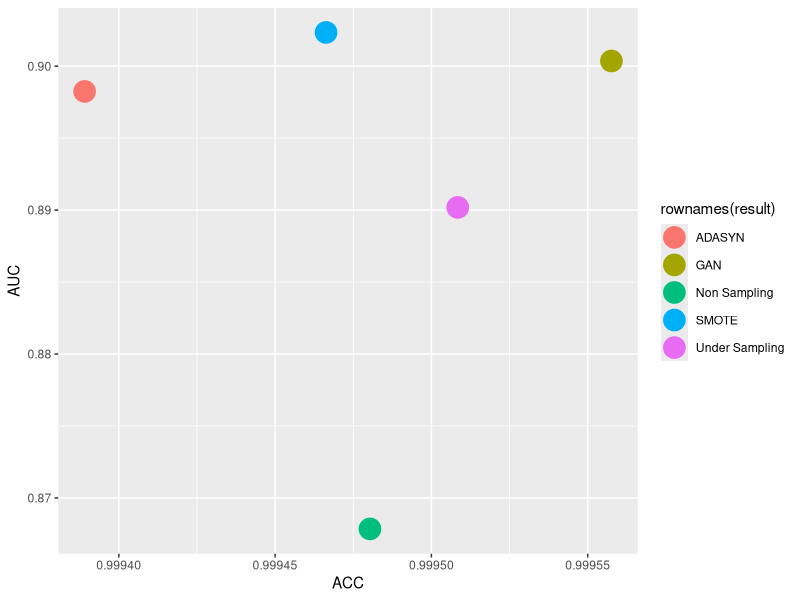

Write R code to recreate this figure.
## ---- chunk 1
result <- data.frame()
result = data.frame(c(0.9994803480263759,0.8678545237199384))
result$Under_Sampling = data.frame(c(0.9995084373222475,0.8901876266312907))
result$SMOTE = data.frame(c(0.9994663033784401,0.9023405417267101))
result$ADASYN = data.frame(c(0.9993890578147933,0.8982438459344533))
result$GAN = data.frame(c(0.999557596696722,0.9003572630796582))
colnames(result) <- c("Non Sampling","Under Sampling","SMOTE","ADASYN","GAN")
rownames(result) <- c("ACC","AUC")
#result$index <- c("ACC","AUC")
result  = data.frame(t(result))
result
## ---- chunk 2
library(ggplot2)
ggplot(data = result)+
  geom_point(mapping = aes(x = ACC,y = AUC,color = rownames(result)),size=7)
